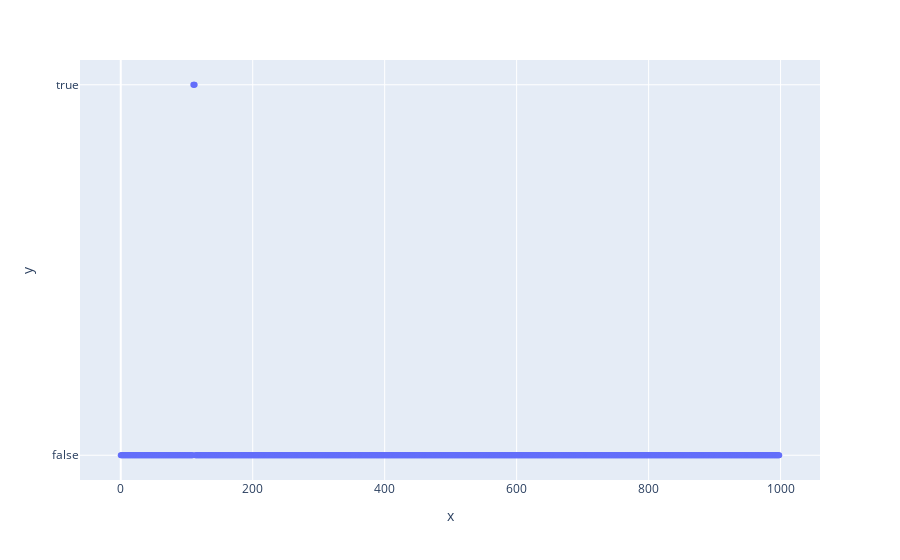

The notebook cell this image was saved under:
### Code cell
px.scatter(x=np.arange(len(test)), y=test)

### Figure 1 — Plotly figure (JSON) as saved in the notebook; plotly's stock layout.template omitted (floating-point values rounded to 4 significant figures; data arrays with more than 128 entries replaced by an {"elided": "..."} marker saying what was removed)
{"data": [{"hovertemplate": "x=%{x}<br>y=%{y}<extra></extra>", "legendgroup": "", "marker": {"color": "#636efa", "symbol": "circle"}, "mode": "markers", "name": "", "orientation": "h", "showlegend": false, "type": "scatter", "x": {"elided": "999 int values"}, "xaxis": "x", "y": {"elided": "999 bool values"}, "yaxis": "y"}], "layout": {"autosize": true, "legend": {"tracegroupgap": 0}, "margin": {"t": 60}, "xaxis": {"anchor": "y", "autorange": true, "domain": [0, 1], "range": [-59.43, 1057.0], "title": {"text": "x"}, "type": "linear"}, "yaxis": {"anchor": "x", "autorange": true, "domain": [0, 1], "range": [-0.0709, 1.071], "title": {"text": "y"}, "type": "category"}}}
